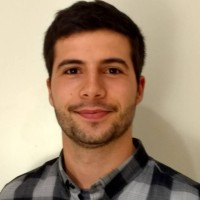
#> input picture assets/Pablo_original.jpg, 200 x 200 px, given in place of #.jpg, which was not available
$ python edita_foto.py '#' assets/Pablo_original.jpg '->' assets/Pablo.jpg
#> lines starting #> are read from the running program, lines starting #| are printed output that depends on the picture; after the words box and inside, x2 and y2 are one past the last pixel; in counts of white or black regions, pixels touching at a corner belong together; pictures that were not available may be replaced by others from this repository, and a replacement may not be noted
"""Converteix una foto en un RETRAT DE REI MEDIEVAL de manera còmica.

No fa servir IA: és tot composició + processament d'imatge (Pillow + numpy),
reproduïble i sense serveis externs. Manté la cara real (sense deformar) i hi
afegeix: acabat tipus pintura a l'oli, coll d'ermini, capa reial, corona daurada
i un marc ornamentat, sobre un fons de tapís.

Ús:
    python edita_foto.py            # assets/Pablo_original.jpg -> assets/Pablo.jpg
    python edita_foto.py Nom

Torna a executar genera_web.py després per incrustar la nova foto a la web.
"""

import sys
from pathlib import Path

from PIL import Image, ImageDraw, ImageEnhance, ImageFilter, ImageOps

ASSETS = Path(__file__).resolve().parent / "assets"
S = 440  # mida del llenç final

GOLD = (232, 190, 78)
GOLD_L = (255, 231, 150)
GOLD_D = (150, 110, 20)
ROBE = (120, 22, 40)       # granate reial
ROBE_D = (86, 12, 26)
TAPIS = (74, 20, 34)       # fons de tapís


def oli(img: Image.Image) -> Image.Image:
    """Acabat 'pintura a l'oli': colors vius, posteritzat suau i to càlid."""
    img = ImageEnhance.Color(img).enhance(1.35)
    img = ImageEnhance.Contrast(img).enhance(1.1)
    img = img.filter(ImageFilter.SMOOTH_MORE)
    img = ImageOps.posterize(img, 5)
    img = img.filter(ImageFilter.MedianFilter(3))
    # to càlid subtil
    r, g, b = img.split()
    r = r.point(lambda v: min(255, int(v * 1.05 + 6)))
    b = b.point(lambda v: int(v * 0.95))
    return Image.merge("RGB", (r, g, b))


def cara_ovalada(src: Image.Image, w: int, h: int) -> Image.Image:
    """Retalla la cara en un òval amb vores difuminades (per fondre-la al fons)."""
    face = ImageOps.fit(src, (w, h), method=Image.LANCZOS, centering=(0.5, 0.42))
    face = oli(face)
    mask = Image.new("L", (w, h), 0)
    ImageDraw.Draw(mask).ellipse([6, 6, w - 6, h - 6], fill=255)
    mask = mask.filter(ImageFilter.GaussianBlur(9))
    face.putalpha(mask)
    return face


def fons_tapis(d: ImageDraw.ImageDraw):
    """Fons de tapís granate amb flors de lis daurades i vinyeta."""
    d.rectangle([0, 0, S, S], fill=TAPIS)
    # patró de rombes / flors de lis molt subtil
    step = 74
    for gy in range(0, S + step, step):
        for gx in range(0, S + step, step):
            ox = 0 if (gy // step) % 2 == 0 else step // 2
            cx, cy = gx + ox, gy
            d.polygon([(cx, cy - 9), (cx + 6, cy), (cx, cy + 9), (cx - 6, cy)],
                      fill=(96, 30, 46))
            d.ellipse([cx - 3, cy - 14, cx + 3, cy - 6], fill=(96, 30, 46))


def dibuixa_corona(d: ImageDraw.ImageDraw):
    """Corona daurada clàssica reposant sobre el cap."""
    left, right = int(S * 0.30), int(S * 0.70)
    span = right - left
    band_top = int(S * 0.165)
    band_bot = band_top + int(S * 0.055)
    tips_y = [0.10, 0.05, 0.08, 0.05, 0.10]
    xs = [left + span * f for f in (0.0, 0.25, 0.5, 0.75, 1.0)]
    pts = [(left, band_top)]
    for i, x in enumerate(xs):
        pts.append((x, int(S * tips_y[i])))
        if i < len(xs) - 1:
            vx = (x + xs[i + 1]) / 2
            pts.append((vx, band_top - S * 0.012))
    pts.append((right, band_top))
    d.polygon(pts, fill=GOLD, outline=GOLD_D)
    d.rectangle([left, band_top, right, band_bot], fill=GOLD, outline=GOLD_D)
    d.line([(left, band_top + 2), (right, band_top + 2)], fill=GOLD_L, width=2)
    for i, x in enumerate(xs):
        ty = int(S * tips_y[i]); rr = S * 0.018
        d.ellipse([x - rr, ty - rr, x + rr, ty + rr], fill=GOLD_L, outline=GOLD_D)
    for fx, col in [(0.30, (210, 50, 70)), (0.5, (60, 120, 240)), (0.70, (60, 180, 120))]:
        jx = left + span * fx; by = (band_top + band_bot) / 2; rr = S * 0.02
        d.ellipse([jx - rr, by - rr, jx + rr, by + rr], fill=col, outline=GOLD_D)
        d.ellipse([jx - rr * 0.4, by - rr * 0.5, jx, by], fill=(255, 255, 255))


def dibuixa_capa_ermini(d: ImageDraw.ImageDraw):
    """Capa granate amb coll d'ermini blanc (amb taquetes) sobre les espatlles."""
    y = int(S * 0.66)
    # capa als dos costats, amb obertura en V al centre (coll)
    d.polygon([(0, y), (S, y), (S, S), (0, S)], fill=ROBE)
    d.polygon([(int(S * 0.5), y), (int(S * 0.62), S), (int(S * 0.38), S)], fill=ROBE_D)
    # coll d'ermini: dues masses blanques amb forma de pell
    for cx in (int(S * 0.33), int(S * 0.67)):
        d.ellipse([cx - int(S * 0.20), y - int(S * 0.06),
                   cx + int(S * 0.20), y + int(S * 0.14)], fill=(245, 245, 240))
    # cobreix el centre perquè el coll segueixi la V
    d.polygon([(int(S * 0.5), y - int(S * 0.02)),
               (int(S * 0.66), y + int(S * 0.16)),
               (int(S * 0.34), y + int(S * 0.16))], fill=ROBE)
    # taquetes d'ermini
    spots = [(0.24, 0.70), (0.31, 0.74), (0.20, 0.75), (0.69, 0.70),
             (0.76, 0.74), (0.80, 0.71), (0.28, 0.69), (0.72, 0.75)]
    for fx, fy in spots:
        sx, sy = int(S * fx), int(S * fy)
        d.ellipse([sx - 3, sy - 4, sx + 3, sy + 4], fill=(40, 30, 30))
        d.line([(sx, sy + 3), (sx, sy + 9)], fill=(40, 30, 30), width=2)
    # galó daurat vertical de la capa
    d.rectangle([int(S * 0.47), y, int(S * 0.53), S], fill=GOLD)
    d.line([(int(S * 0.5), y), (int(S * 0.5), S)], fill=GOLD_D, width=1)


def marc(d: ImageDraw.ImageDraw):
    """Marc daurat ornamentat amb caironets a les cantonades."""
    d.rectangle([0, 0, S - 1, S - 1], outline=GOLD_D, width=3)
    for off, col in [(4, GOLD), (11, GOLD_L), (18, GOLD_D)]:
        d.rectangle([off, off, S - 1 - off, S - 1 - off], outline=col, width=2)
    for cx, cy in [(14, 14), (S - 14, 14), (14, S - 14), (S - 14, S - 14)]:
        d.ellipse([cx - 6, cy - 6, cx + 6, cy + 6], fill=GOLD, outline=GOLD_D)
        d.ellipse([cx - 2, cy - 2, cx + 2, cy + 2], fill=(210, 50, 70))


def vinyeta(img: Image.Image) -> Image.Image:
    mask = Image.new("L", (S, S), 0)
    ImageDraw.Draw(mask).ellipse([-S * 0.15, -S * 0.15, S * 1.15, S * 1.15], fill=255)
    mask = mask.filter(ImageFilter.GaussianBlur(60))
    dark = ImageEnhance.Brightness(img).enhance(0.55)
    return Image.composite(img, dark, mask)


def edita(nom: str = "Pablo") -> Path:
#> called with nom = '#'
    src_path = ASSETS / f"{nom}_original.jpg"
    if not src_path.exists():
        src_path = ASSETS / f"{nom}.jpg"
    src = Image.open(src_path).convert("RGB")
#> src is the input picture: PIL image 200x200 RGB; mean R, G, B 162.8, 138.4, 114.5

    canvas = Image.new("RGB", (S, S))
#> canvas: PIL image 440x440 RGB; every value is 0
    d = ImageDraw.Draw(canvas)
    fons_tapis(d)

    # cara real, centrada a la part superior
    fw, fh = int(S * 0.52), int(S * 0.60)
    face = cara_ovalada(src, fw, fh)
#> in oli, `r, g, b = img.split()`:
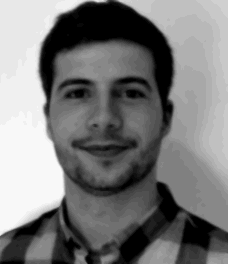
#> g: PIL image 228x264 L; min 0, max 248, mean 121.9
#> in oli, `r, g, b = img.split()`:
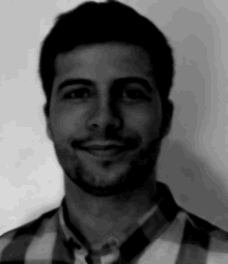
#> b: PIL image 228x264 L; min 0, max 216, mean 88.3
#> in cara_ovalada, `mask = Image.new("L", (w, h), 0)`: mask: PIL image 228x264 L; every value is 0
#> in cara_ovalada, `ImageDraw.Draw(mask).ellipse([6, 6, w - 6, h - 6], fill=255)`:
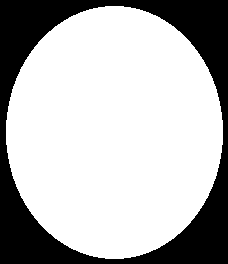
#> mask: PIL image 228x264 L; 71.6% white; 1 black region, box (x1, y1, x2, y2) and area: (0, 0, 228, 264) 17111
#> in cara_ovalada, `face.putalpha(mask)`:
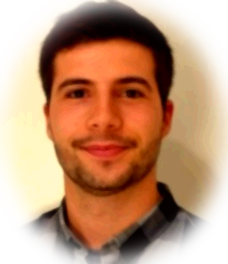
#> face: PIL image 228x264 RGBA; mean R, G, B, A 170.8, 121.9, 83.6, 181.6; transparent parts drawn white
    canvas.paste(face, ((S - fw) // 2, int(S * 0.11)), face)

    canvas = vinyeta(canvas)
#> in vinyeta, `mask = Image.new("L", (S, S), 0)`: mask: PIL image 440x440 L; every value is 0
#> in vinyeta, `ImageDraw.Draw(mask).ellipse([-S * 0.15, -S * 0.15, S * 1.15, S * 1.15..`: mask: PIL image 440x440 L; 98.6% white; 4 black regions, box (x1, y1, x2, y2) and area: (0, 0, 37, 37) 656, (403, 0, 440, 37) 656, (0, 403, 37, 440) 656, (403, 403, 440, 440) 656
#> in vinyeta, `mask = mask.filter(ImageFilter.GaussianBlur(60))`:
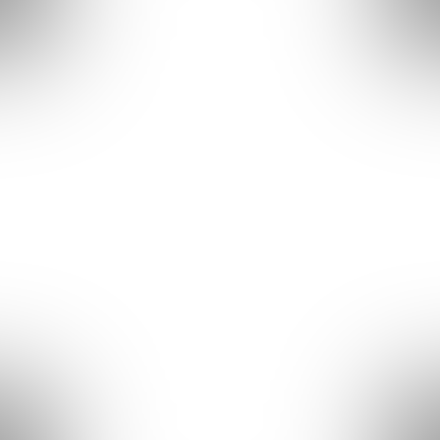
#> mask: PIL image 440x440 L; min 176, max 255, mean 247.1
#> in vinyeta, `dark = ImageEnhance.Brightness(img).enhance(0.55)`:
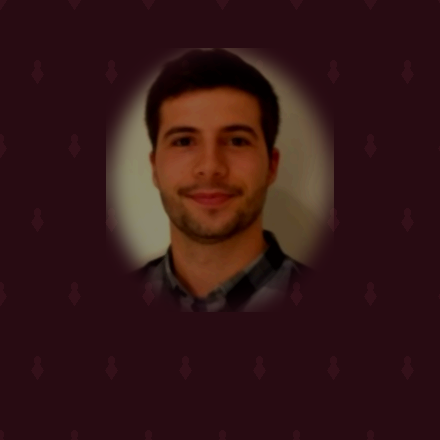
#> dark: PIL image 440x440 RGB; mean R, G, B 51.8, 21.8, 22.4
    d = ImageDraw.Draw(canvas)
    dibuixa_capa_ermini(d)
    dibuixa_corona(d)
    marc(d)

    dest = ASSETS / f"{nom}.jpg"
    canvas.save(dest, "JPEG", quality=90)
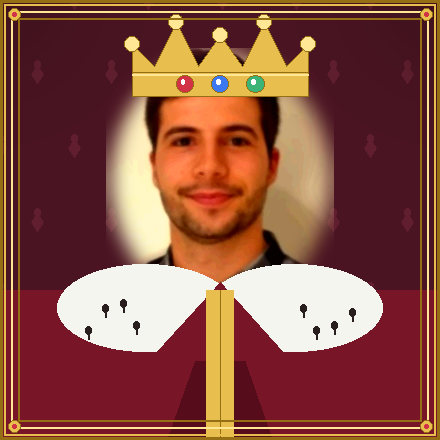
#> saved as #.jpg: PIL image 440x440 RGB; mean R, G, B 140.4, 83.2, 68.7
    print(f"Retrat de rei generat: {dest}")
    return dest


if __name__ == "__main__":
    edita(sys.argv[1] if len(sys.argv) > 1 else "Pablo")
